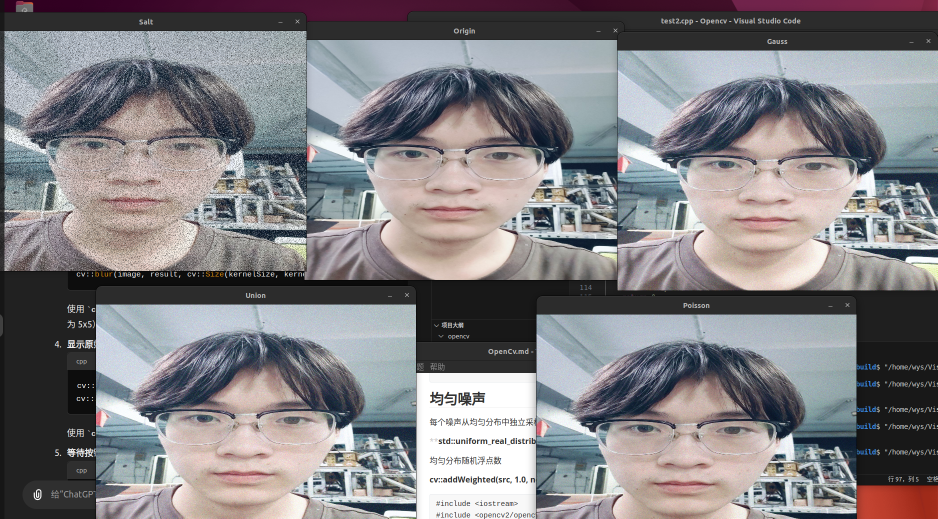
//> input picture Opencv/images/噪声图.png, 1875 x 1037 px, given in place of the camera (shown at 1/2 size)
$ ./test21   (built with g++ and OpenCV 4)
//> lines starting //> are read from the running program, lines starting //| are printed output that depends on the picture; after the words box and inside, x2 and y2 are one past the last pixel; in counts of white or black regions, pixels touching at a corner belong together
#include <opencv2/opencv.hpp>
#include <iostream>
#include <vector>

using namespace cv;
using namespace std;

// 全局变量
int lower_r = 0, lower_g = 0, lower_b = 0; // RGB 通道的下限
int upper_r = 255, upper_g = 255, upper_b = 255; // RGB 通道的上限

// 形态学操作迭代次数
int ErodeIter = 1; // 默认腐蚀迭代次数
int DilateIter = 1; // 默认膨胀迭代次数
int OpenIter = 1; // 默认开运算迭代次数
int CloseIter = 1; // 默认闭运算迭代次数

// 定义一个结构体用于保存阈值设置
struct Thresholds {
    std::string detect_color = "GREEN"; // 检测颜色
    int rgb_thresold = 50;              // RGB 阈值
    int gray_thresold = 100;            // 灰度阈值
} m_all_thresold;

// 处理图像 - 特征提取和融合
void img_pretreat(const Mat &src, Mat &processed_image) {
    Mat split_image[3];
    Mat rgb_image, gray_image;

    // 分离 BGR 通道
    cv::split(src, split_image);

    // 通道减法保留颜色特征
    if (m_all_thresold.detect_color == "GREEN") {
        rgb_image = split_image[1] - split_image[0]; // G - B
    } else if (m_all_thresold.detect_color == "RED") {
        rgb_image = split_image[2] - split_image[0]; // R - B
    } else if (m_all_thresold.detect_color == "BLUE") {
        rgb_image = split_image[0] - split_image[2]; // B - R
    } else {
        rgb_image = split_image[2] - split_image[0]; // R - B（默认情况）
    }
    imshow("RGB Image", rgb_image);

    // 应用 RGB 阈值
    cv::threshold(rgb_image, rgb_image, m_all_thresold.rgb_thresold, 255, THRESH_BINARY);

    // 转换到灰度图像
    cv::cvtColor(src, gray_image, COLOR_BGR2GRAY);

    // 应用灰度阈值
    cv::threshold(gray_image, gray_image, m_all_thresold.gray_thresold, 255, THRESH_BINARY);

    // 融合两个特征
    cv::bitwise_and(gray_image, rgb_image, processed_image);

    // 形态学操作
    Mat element = getStructuringElement(MORPH_RECT, Size(3, 3)); // 结构元素
    // 开运算（先腐蚀后膨胀）
    for (int i = 0; i < OpenIter; i++) {
        cv::morphologyEx(processed_image, processed_image, MORPH_OPEN, element);
    }
    // 闭运算（先膨胀后腐蚀）
    for (int i = 0; i < CloseIter; i++) {
        cv::morphologyEx(processed_image, processed_image, MORPH_CLOSE, element);
    }
    // 腐蚀
    for (int i = 0; i < ErodeIter; i++) {
        cv::erode(processed_image, processed_image, element);
    }
    // 膨胀
    for (int i = 0; i < DilateIter; i++) {
        cv::dilate(processed_image, processed_image, element);
    }
}

void find_contours(const Mat &imgCanny, vector<vector<Point>> &contours, vector<Vec4i> &hierarchy, int mode, int method, const Scalar &RecColor, const int RecAreaThread) {
    cv::findContours(imgCanny, contours, hierarchy, mode, method);

    // 轮廓处理
    for (int i = 0; i < contours.size(); i++) {
        // 面积过滤
        if (cv::contourArea(contours[i]) > RecAreaThread) {
            cv::drawContours(imgCanny, contours, i, RecColor, 2, 8, hierarchy, 0); // 绘制轮廓
        } else {
            contours.erase(contours.begin() + i); // 删除面积小于阈值的轮廓
            i--;
        }
    }
}

int main() {
    VideoCapture cap(2); // 从摄像头读取图像，0表示默认摄像头
    if (!cap.isOpened()) {
        cout << "Cannot open camera" << endl;
        return -1;
    }
    namedWindow("Live Video", WINDOW_AUTOSIZE);
    namedWindow("Processed", WINDOW_AUTOSIZE);

    // 创建滑动条（保留有效的滑动条）
    createTrackbar("RGB Threshold", "Live Video", &m_all_thresold.rgb_thresold, 255); // RGB 阈值
    createTrackbar("Gray Threshold", "Live Video", &m_all_thresold.gray_thresold, 255); // 灰度阈值

    createTrackbar("Erode Iter", "Live Video", &ErodeIter, 10);
    createTrackbar("Dilate Iter", "Live Video", &DilateIter, 10);
    createTrackbar("Open Iter", "Live Video", &OpenIter, 10);
    createTrackbar("Close Iter", "Live Video", &CloseIter, 10);

    Mat processed_image;
    vector<vector<Point>> contours;
    vector<Vec4i> hierarchy;
    int mode = cv::RETR_EXTERNAL;
    int method = cv::CHAIN_APPROX_SIMPLE;
    Scalar RecColor(0, 255, 0);
    int RecAreaThread = 1000;  // 轮廓面积阈值

    while (true) {
        Mat frame;
        cap >> frame; // 读取视频帧
//> frame is the input picture: 1037 rows x 1875 cols, CV_8UC3; mean B, G, R 131.4, 128.2, 130.1
        if (frame.empty()) {
            cout << "Error: empty frame" << endl;
            break;
        }
        resize(frame, frame, Size(640, 480)); // 调整帧大小
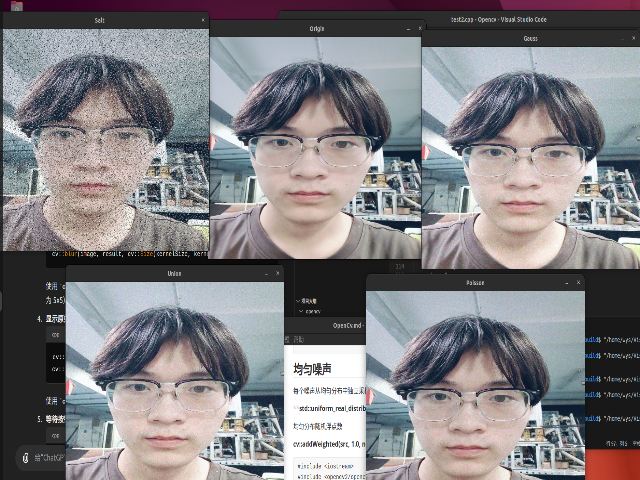
//> frame: 480 rows x 640 cols, CV_8UC3; mean B, G, R 131.3, 128, 129.9

        img_pretreat(frame, processed_image); // 处理图像
//> in img_pretreat, `cv::split(src, split_image);`:
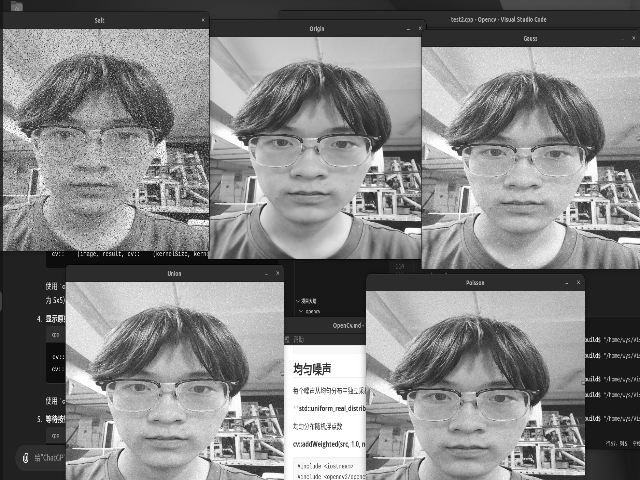
//> split_image[0]: 480 rows x 640 cols, CV_8UC1; min 4, max 255, mean 131.3
//> in img_pretreat, `cv::split(src, split_image);`:
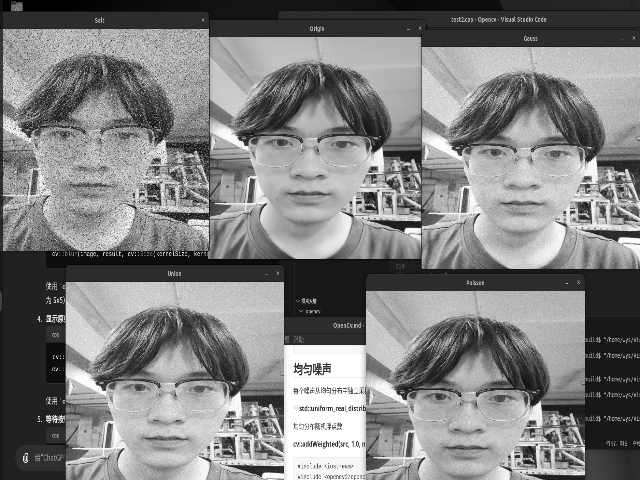
//> split_image[1]: 480 rows x 640 cols, CV_8UC1; min 0, max 255, mean 128
//> in img_pretreat, `cv::split(src, split_image);`:
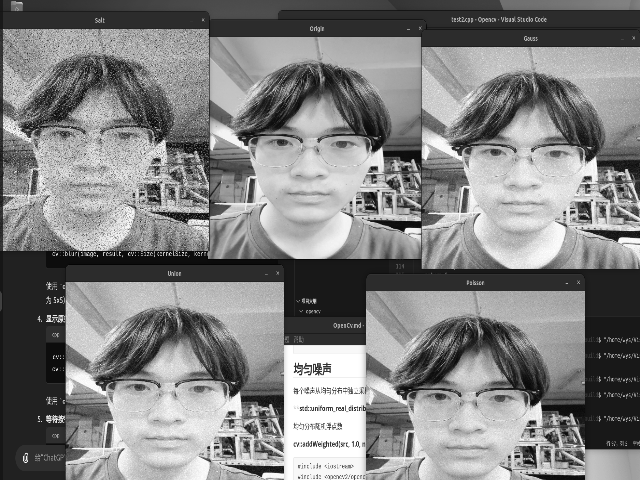
//> split_image[2]: 480 rows x 640 cols, CV_8UC1; min 2, max 255, mean 129.9
//> in img_pretreat, `rgb_image = split_image[1] - split_image[0];`:
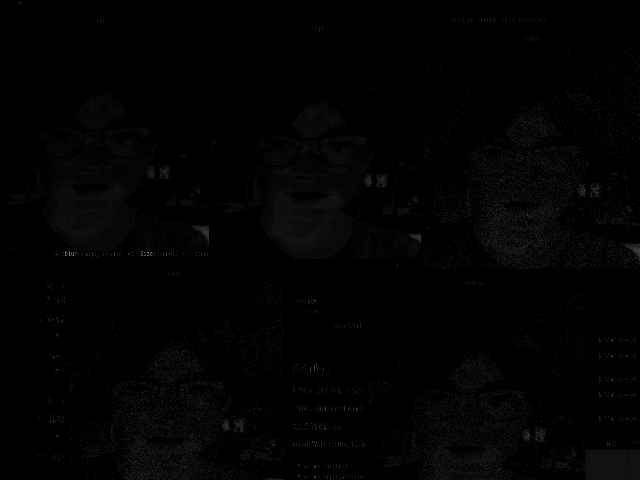
//> rgb_image: 480 rows x 640 cols, CV_8UC1; min 0, max 122, mean 2.4
//> in img_pretreat, `cv::threshold(rgb_image, rgb_image, m_all_thresold.rgb_thresold, 255, ..`: rgb_image: 480 rows x 640 cols, CV_8UC1; 0.06% white in thin lines or dots, all inside (x1, y1, x2, y2) = (53, 109, 640, 478)
//> in img_pretreat, `cv::threshold(gray_image, gray_image, m_all_thresold.gray_thresold, 25..`:
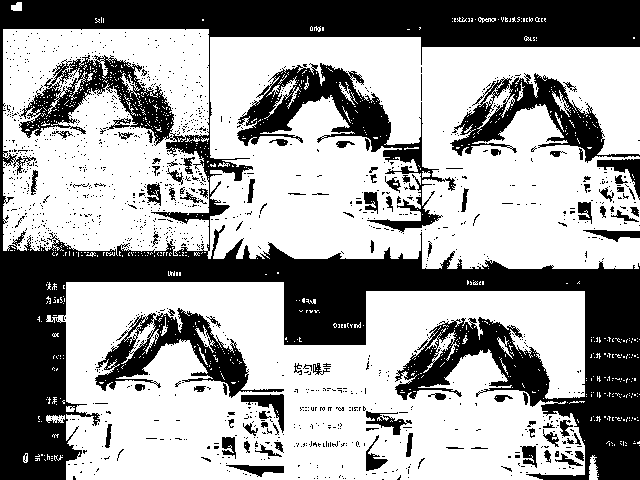
//> gray_image: 480 rows x 640 cols, CV_8UC1; 63.2% white; 1360 black regions (1261 under 20 px), largest, box (x1, y1, x2, y2) and area: (0, 0, 640, 480) 84527, (237, 63, 456, 233) 7613, (450, 73, 640, 163) 5179
//> the loop in img_pretreat, `for (int i = 0; i < OpenIter; i++)` made 1 pass
//> pass 1, in img_pretreat, `cv::morphologyEx(processed_image, processed_image, MORPH_OPEN, element);`:
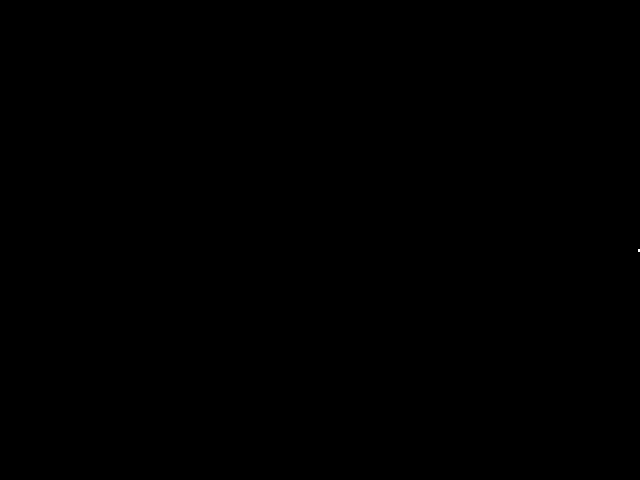
//> processed_image: 480 rows x 640 cols, CV_8UC1; 0% white; 1 white region (1 under 20 px)

        find_contours(processed_image, contours, hierarchy, mode, method, RecColor, RecAreaThread);
//> in find_contours, `cv::findContours(imgCanny, contours, hierarchy, mode, method);`: contours = 1 contour, all with area under 20
//> the loop in find_contours, `for (int i = 0; i < contours.size(); i++)` made 1 pass
//> i on pass 1: -1
//> contours = 0 contours

        imshow("Live Video", frame);
        imshow("Processed", processed_image);
        if (waitKey(1) == 27) {
//> the Esc key is pressed
            break; // 按下ESC键退出
        }
    }
    return 0;
}

$ run again, on Opencv/images/滤波图1.png
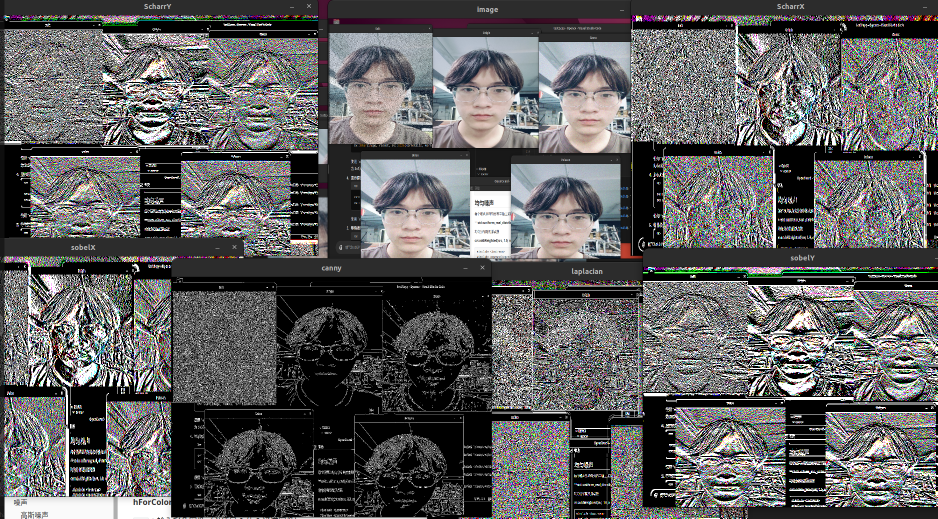
//> input picture Opencv/images/滤波图1.png, 1875 x 1037 px, given in place of the camera (shown at 1/2 size)
//> frame is the input picture: 1037 rows x 1875 cols, CV_8UC3; mean B, G, R 93.6, 93.4, 93.9
//> frame: 480 rows x 640 cols, CV_8UC3
//> in img_pretreat, `cv::threshold(rgb_image, rgb_image, m_all_thresold.rgb_thresold, 255, ..`:
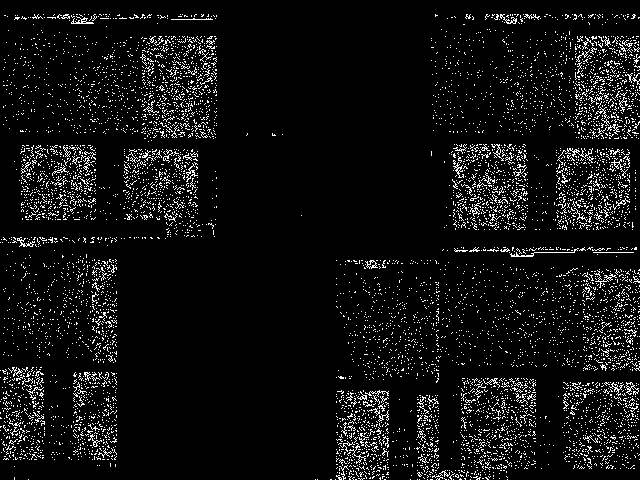
//> rgb_image: 480 rows x 640 cols, CV_8UC1; 6.7% white in thin lines or dots
//> in img_pretreat, `cv::bitwise_and(gray_image, rgb_image, processed_image);`:
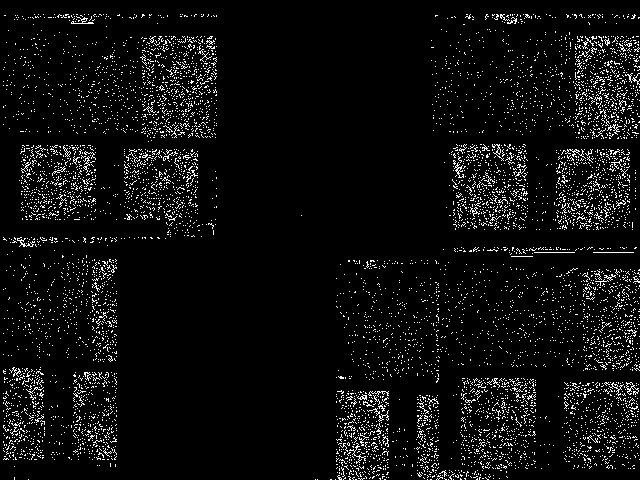
//> processed_image: 480 rows x 640 cols, CV_8UC1; 5.6% white in thin lines or dots
//> contours = 0 contours

$ run again, on Opencv/images/滤波图2.png
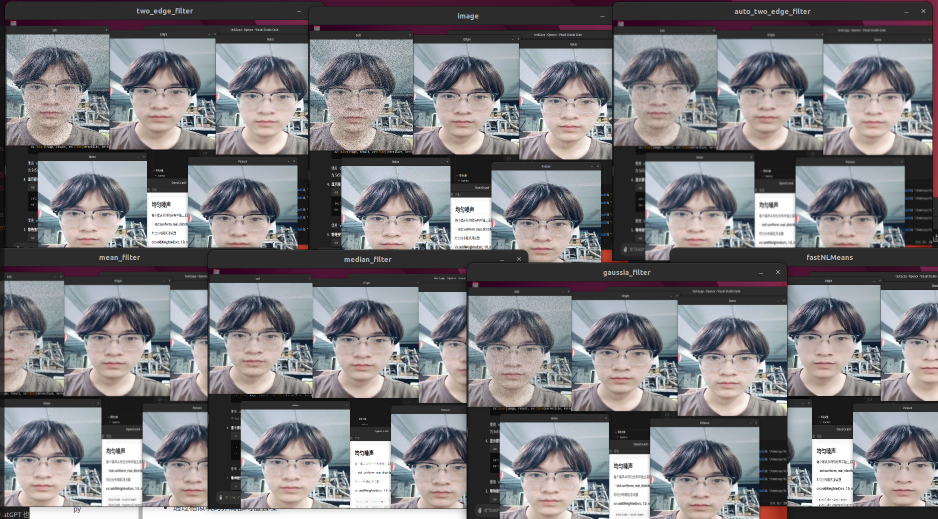
//> input picture Opencv/images/滤波图2.png, 1875 x 1037 px, given in place of the camera (shown at 1/2 size)
//> frame is the input picture: 1037 rows x 1875 cols, CV_8UC3; mean B, G, R 125.8, 122.4, 124.3
//> frame: 480 rows x 640 cols, CV_8UC3
//> in img_pretreat, `cv::split(src, split_image);`:
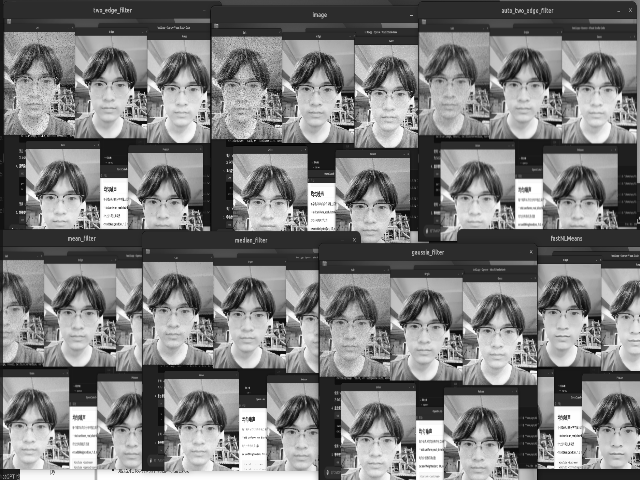
//> split_image[2]: 480 rows x 640 cols, CV_8UC1; min 3, max 255, mean 124.3
//> in img_pretreat, `cv::threshold(gray_image, gray_image, m_all_thresold.gray_thresold, 25..`:
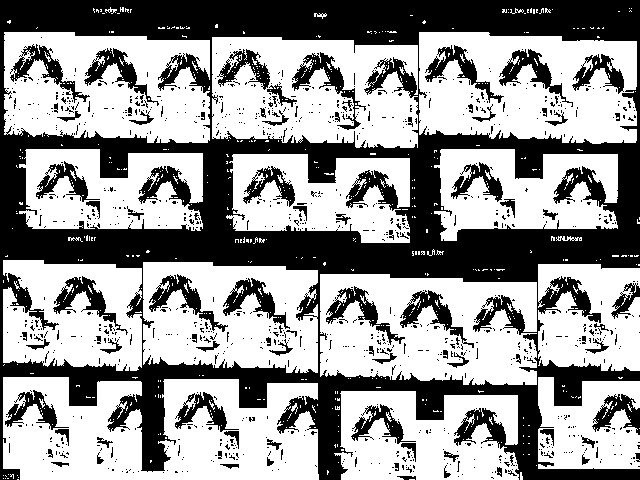
//> gray_image: 480 rows x 640 cols, CV_8UC1; 59.4% white; 1088 black regions (1004 under 20 px), largest, box (x1, y1, x2, y2) and area: (0, 0, 640, 480) 98826, (292, 52, 366, 130) 1207, (149, 274, 228, 332) 1106
//> contours = 0 contours
